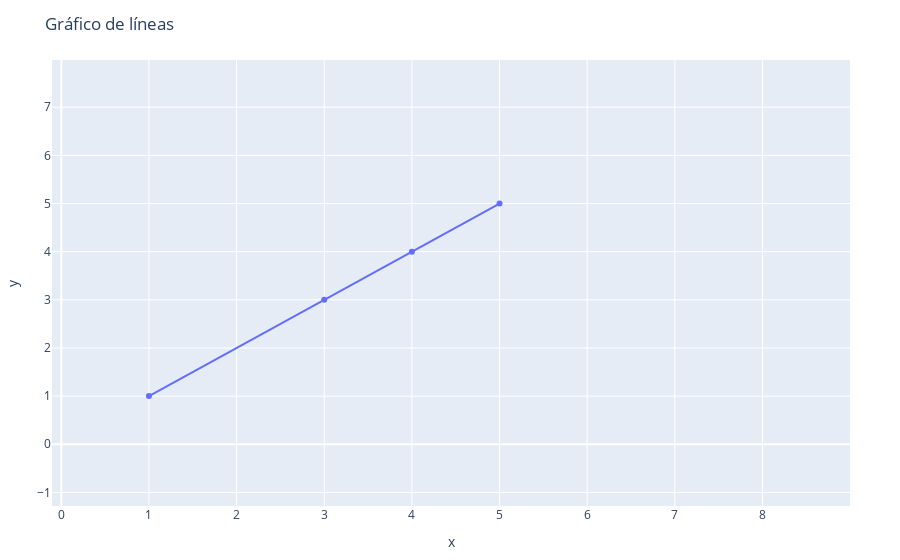

Notebook code for this chart:
### Markdown cell above
## Gráfico de líneas
Siguiendo el orden la lista,el primero de ellos que veremos será el gráfico de líneas.Este tipo de gráfico generalmente lo usamos para visualizar un conjunto de pares ordenados,en donde posteriormente podemos trazar rectas que unan cada uno de estos pares,la sintáxis siguiente muestra como podemos desarrollar un gráfico de este tipo.Cabe destacar que en este caso estamos usando tanto la libreria PlotlyJS como DataFrames,esta última solo la estamos ocupando para generar el cuadro de datos.

### Code cell
using PlotlyJS, DataFrames,WebIO,IJulia

datos = DataFrame(
    x=[1, 3, 4, 5],
    y=[1, 3, 4, 5],
)
g_1 = plot(datos, x=:x, y=:y, Layout(title="Gráfico de líneas"))

g_1

### Figure 1 — Plotly figure (JSON) as saved in the notebook; plotly's stock layout.template omitted (floating-point values rounded to 4 significant figures)
{"data": [{"type": "scatter", "x": [1, 3, 4, 5], "xaxis": "x", "y": [1, 3, 4, 5], "yaxis": "y"}], "layout": {"autosize": true, "legend": {"tracegroupgap": 0}, "margin": {"b": 50, "l": 50, "r": 50, "t": 60}, "title": {"text": "Gráfico de líneas"}, "xaxis": {"autorange": false, "range": [-0.1061, 8.999], "title": {"text": "x"}, "type": "linear"}, "yaxis": {"autorange": false, "range": [-1.282, 7.981], "title": {"text": "y"}, "type": "linear"}}}
